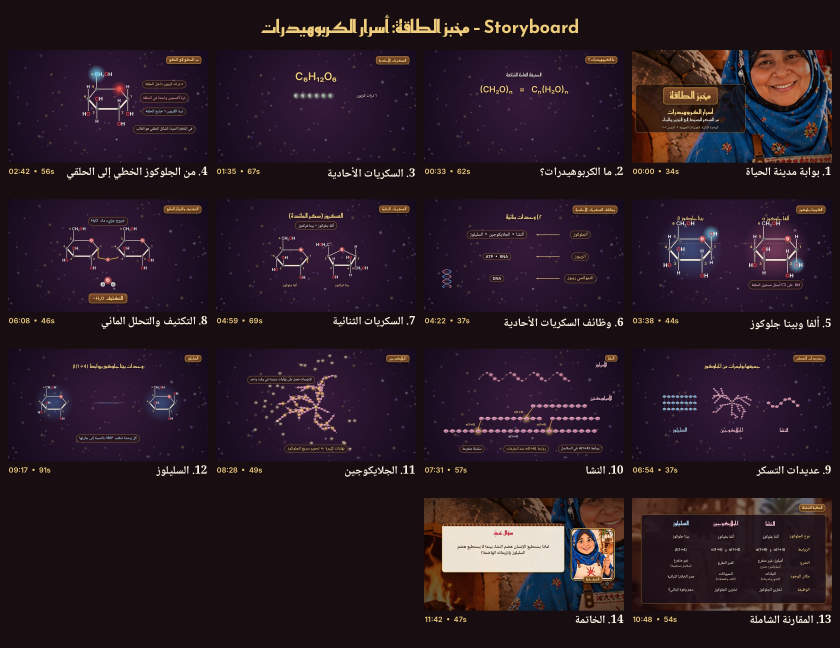
#> input picture film/storyboard/storyboard_sheet.jpg, 2520 x 1942 px (shown at 1/3 size)
$ python -i lib.py   (imports and definitions only)   (older library calls are emulated)
#> lines starting #> are read from the running program, lines starting #| are printed output that depends on the picture
"""Shared rendering helpers: palette, fonts, Arabic/Latin text, cairo<->PIL, plates, panels, easing."""
import math
import functools
import pathlib
import random

import cairo
import numpy as np
from PIL import Image, ImageDraw, ImageFilter, ImageFont

ROOT = pathlib.Path(__file__).resolve().parents[1]
W, H, FPS = 1920, 1080, 25
FONTS = ROOT / "assets/fonts"
PLATES = ROOT / "assets/plates"

# ---- palette (from the approved mood board) ----
WOOD = (107, 62, 38)
WOOD_DK = (64, 36, 22)
GOLD = (217, 164, 65)
GOLD_LT = (240, 205, 120)
CREAM = (251, 243, 228)
BEIGE = (233, 214, 182)
ROSE = (217, 140, 154)
ROYAL = (31, 79, 163)
OM_RED = (200, 16, 46)
OM_GREEN = (0, 132, 61)
NIGHT = (24, 14, 30)
INK = (52, 34, 24)
# atom colours (CPK-style as requested: C dark grey, O red, H white)
C_ATOM = (70, 70, 74)
O_ATOM = (226, 60, 60)
H_ATOM = (250, 250, 250)
ALPHA_C = (240, 120, 160)   # alpha-glucose units (pink, as in the mood board)
BETA_C = (90, 160, 235)     # beta-glucose units (blue)
HBOND = (120, 230, 255)


def ease(t):
    t = max(0.0, min(1.0, t))
    return t * t * (3 - 2 * t)


def ease_out(t):
    t = max(0.0, min(1.0, t))
    return 1 - (1 - t) ** 3


# [5 lines left out: function ramp, not called in this run]


def window(t, a, b, fade=0.5):
    """Fade in at a, fade out at b."""
    return min(ramp(t, a, a + fade), 1 - ramp(t, b - fade, b))


# ---------------------------------------------------------------- fonts / text
# [19 lines left out: function font, not called in this run]


def _is_latin_run(s):
    return any(c in s for c in "αβ→₀₁₂₃₄₅₆₇₈₉ₙ") or (s.strip() and all(ord(c) < 0x590 or c in "αβ→₀₁₂₃₄₅₆₇₈₉ₙ" for c in s))


# [97 lines left out: functions text_img, wrap_words, text_block, cairo_layer, not called in this run]


def rgb(ctx, c, a=1.0):
    ctx.set_source_rgba(c[0] / 255, c[1] / 255, c[2] / 255, a)


# [190 lines left out: functions round_rect, omani_band, plate, camera, vignette, molecular_bg and 5 more, not called in this run]


def add_shadow(im, r=12, a=0.45, off=(0, 8)):
    pad = r * 3
    out = Image.new("RGBA", (im.width + pad * 2, im.height + pad * 2), (0, 0, 0, 0))
    blk = Image.new("RGBA", im.size, (0, 0, 0, 255))
    blk.putalpha(im.getchannel("A").point(lambda v: int(v * a)))
    out.alpha_composite(blk, (pad + off[0], pad + off[1]))
    out = out.filter(ImageFilter.GaussianBlur(r))
    out.alpha_composite(im, (pad, pad))
    return out


# [55 lines left out: functions card, glass, chef_frame, not called in this run]


def scene_title(text):
    """Small title plaque, top-right (RTL reading start)."""
    return wood_sign(text, 40, 30)


# ---------------------------------------------------------------- subtitles
SPEAKER = {"chef": ("الشيف رقية", GOLD_LT), "narr": ("الراوية", (190, 210, 255))}


# [13 lines left out: function subtitle_img, not called in this run]


def strip_harakat(s):
    return "".join(ch for ch in s if not ("ً" <= ch <= "ْ" or ch == "ٰ"))


# [15 lines left out: function split_subs, not called in this run]

>>> import cv2
>>> picture = cv2.imread('../storyboard/storyboard_sheet.jpg', cv2.IMREAD_GRAYSCALE)
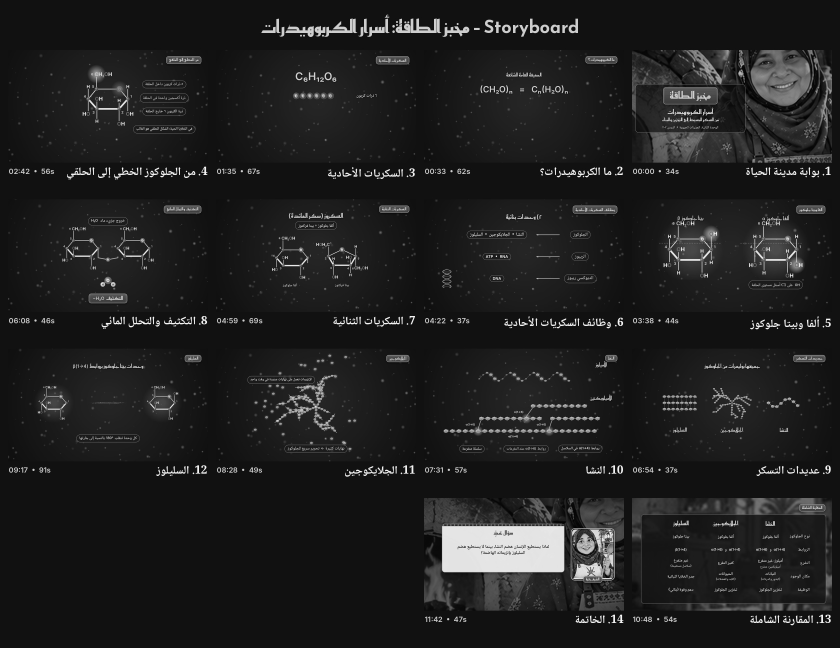
#> picture: shape (1942, 2520) (shown at 1/3 size); min 0, max 255, mean 31.8
>>> result = add_shadow(picture)
#> (the run stopped early here; a loop or call above may not have finished)
